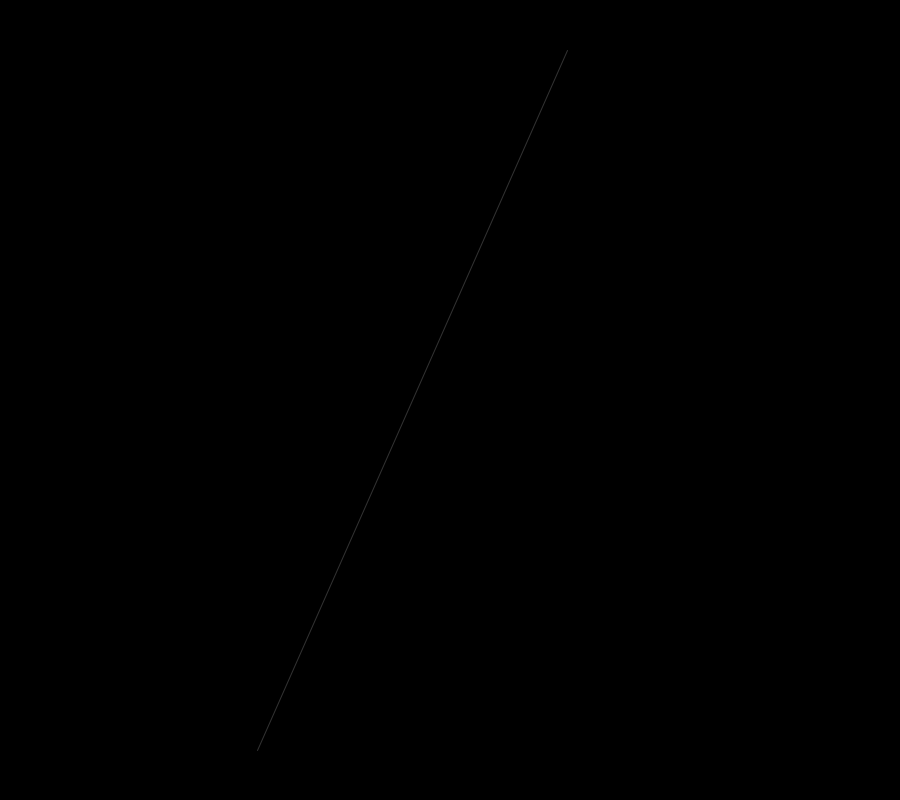
Frame 1 (no input)
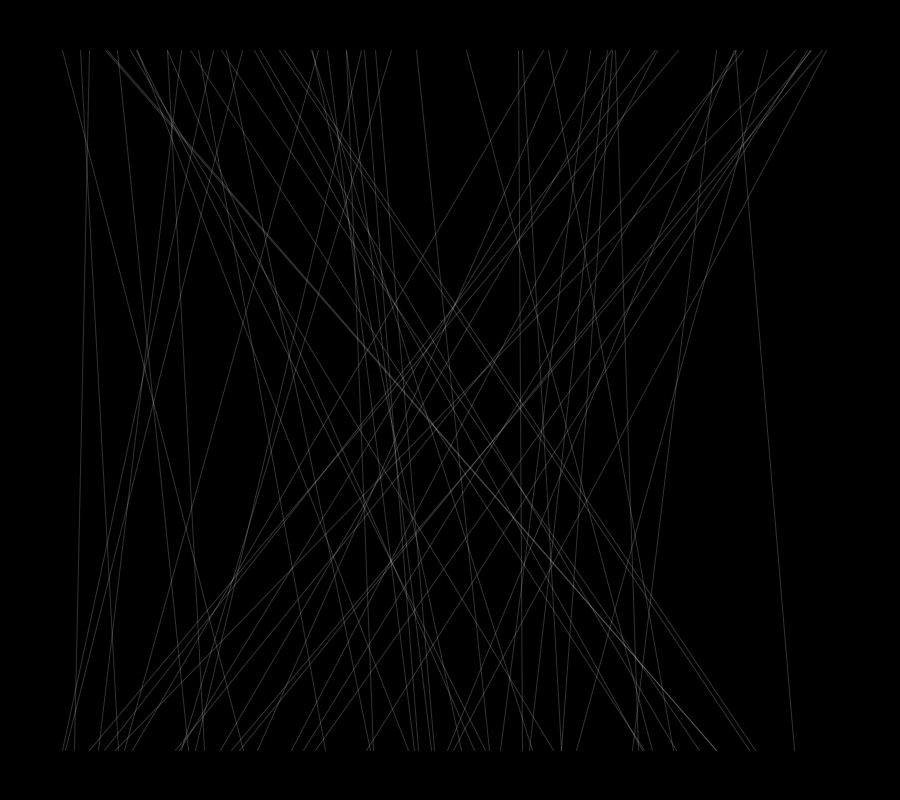
Frame 60 (the mouse pressed at the canvas centre just before this capture)
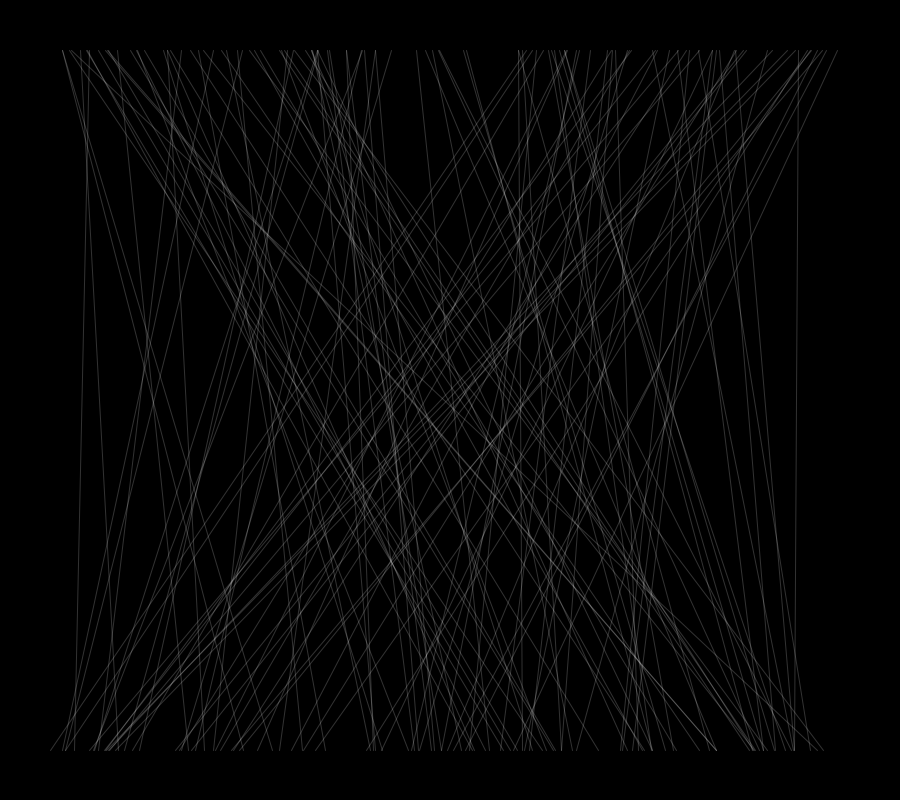
Frame 120 (the mouse held since frame 60 and released just before this capture)

The Processing sketch that drew these frames (run headless with seeded random() and noise(); from frame 60 on, the mouse is pressed at the canvas centre):

// Processing sketch: processing_86178
// ── processing_86178.pde

//789 lines

//Lines start at y = 50px and end at y = 750px
int y1 = 50;
int y2 = 750;
float x1, x2;

//Drawing 789 lines
int i = 0;
int n = 789;

void setup(){
  //Drawing is 900, 800
  size(900,800);
  smooth();
  noFill();
  strokeWeight(1);
  //Dark background, light lines
  background(0);
  stroke(255,50);
}

void draw(){

  if (i < n){
    //Left edge of drawing is at 50px
    //Right edge of drawing is at 850px
    x1 = random(50, 850);
    x2 = random(50, 850);
    line(x1, y1, x2, y2);
  }
    
  i = i + 1;
}
